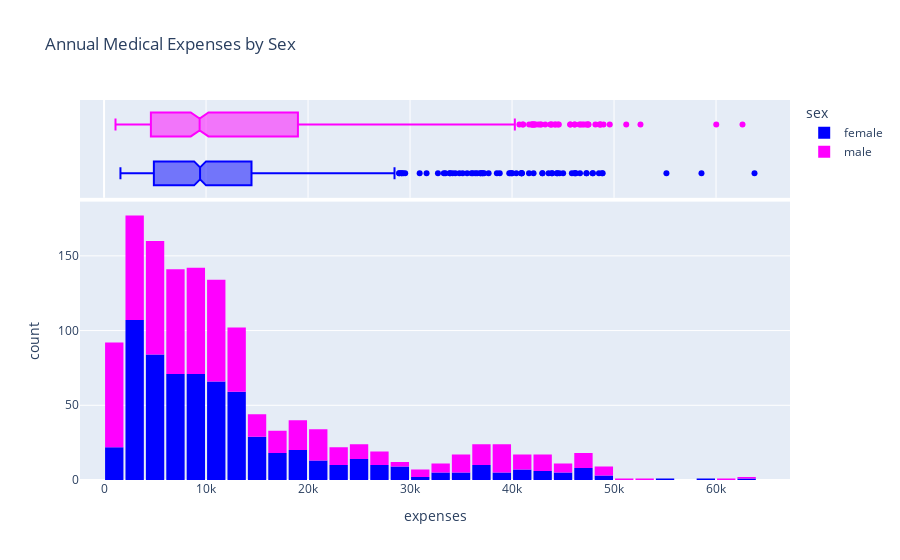

The notebook cell this image was saved under:
### Markdown cell above
### Charges and Gender 

Let us visualize the distribution of "expenses" with the categorical column "sex" to distinguish the expenses for "male" and "female"

### Code cell
fig = px.histogram(df,
                    x="expenses",
                    marginal="box",
                    color="sex",
                    color_discrete_sequence=["blue", "magenta"],
                    title="Annual Medical Expenses by Sex")

fig.update_layout(bargap=0.1)
fig.show()

### Figure 1 — Plotly figure (JSON) as saved in the notebook; plotly's stock layout.template omitted (floating-point values rounded to 4 significant figures; data arrays with more than 128 entries replaced by an {"elided": "..."} marker saying what was removed)
{"data": [{"alignmentgroup": "True", "bingroup": "x", "hovertemplate": "sex=female<br>expenses=%{x}<br>count=%{y}<extra></extra>", "legendgroup": "female", "marker": {"color": "blue", "pattern": {"shape": ""}}, "name": "female", "offsetgroup": "female", "orientation": "v", "showlegend": true, "type": "histogram", "x": {"elided": "662 float values"}, "xaxis": "x", "yaxis": "y"}, {"alignmentgroup": "True", "hovertemplate": "sex=female<br>expenses=%{x}<extra></extra>", "legendgroup": "female", "marker": {"color": "blue"}, "name": "female", "notched": true, "offsetgroup": "female", "showlegend": false, "type": "box", "x": {"elided": "662 float values"}, "xaxis": "x2", "yaxis": "y2"}, {"alignmentgroup": "True", "bingroup": "x", "hovertemplate": "sex=male<br>expenses=%{x}<br>count=%{y}<extra></extra>", "legendgroup": "male", "marker": {"color": "magenta", "pattern": {"shape": ""}}, "name": "male", "offsetgroup": "male", "orientation": "v", "showlegend": true, "type": "histogram", "x": {"elided": "676 float values"}, "xaxis": "x", "yaxis": "y"}, {"alignmentgroup": "True", "hovertemplate": "sex=male<br>expenses=%{x}<extra></extra>", "legendgroup": "male", "marker": {"color": "magenta"}, "name": "male", "notched": true, "offsetgroup": "male", "showlegend": false, "type": "box", "x": {"elided": "676 float values"}, "xaxis": "x2", "yaxis": "y2"}], "layout": {"bargap": 0.1, "barmode": "relative", "legend": {"title": {"text": "sex"}, "tracegroupgap": 0}, "title": {"text": "Annual Medical Expenses by Sex"}, "xaxis": {"anchor": "y", "domain": [0, 1], "title": {"text": "expenses"}}, "xaxis2": {"anchor": "y2", "domain": [0, 1], "matches": "x", "showgrid": true, "showticklabels": false}, "yaxis": {"anchor": "x", "domain": [0, 0.7326], "title": {"text": "count"}}, "yaxis2": {"anchor": "x2", "domain": [0.7426, 1], "matches": "y2", "showgrid": false, "showline": false, "showticklabels": false, "ticks": ""}}}
